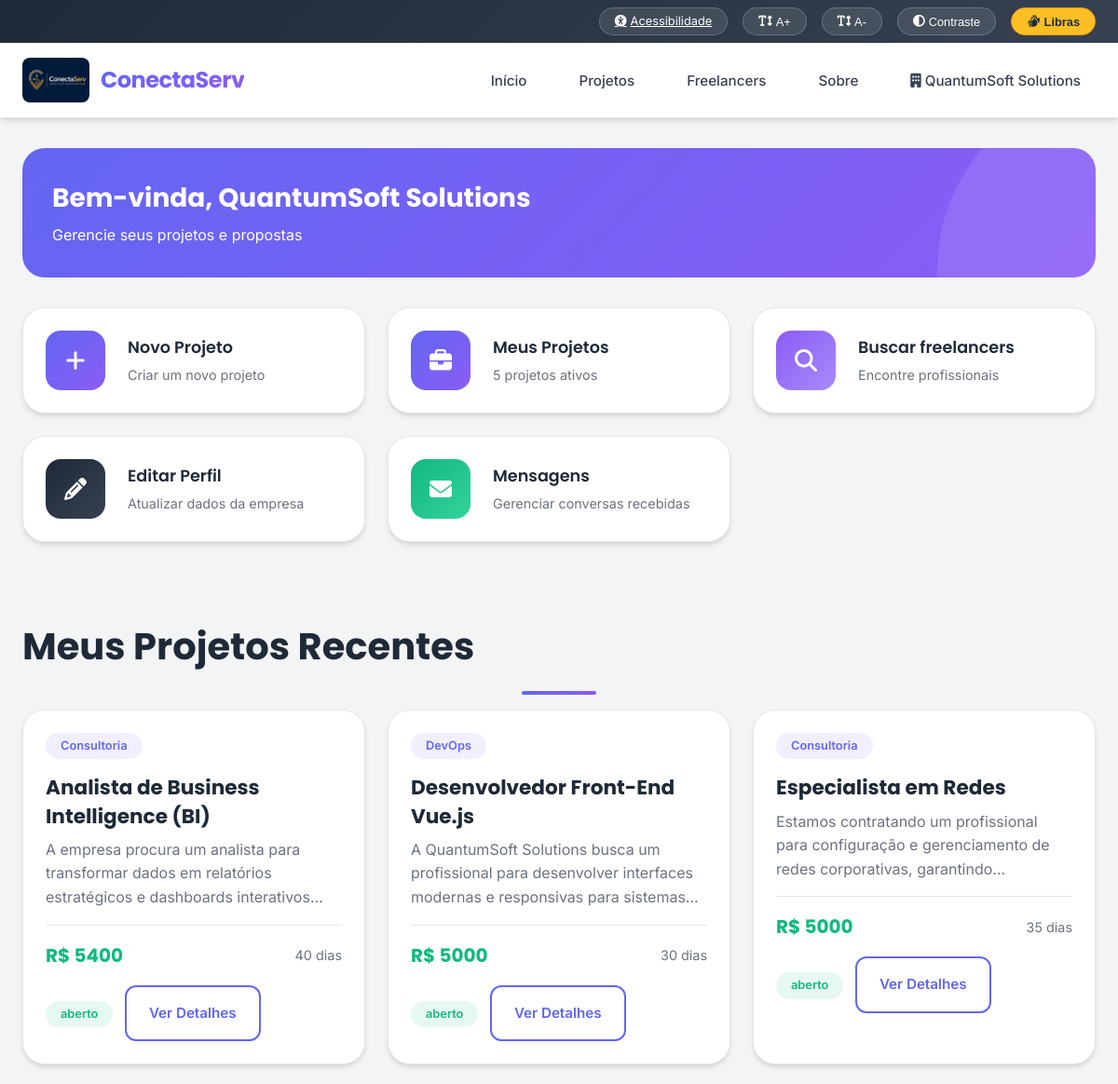
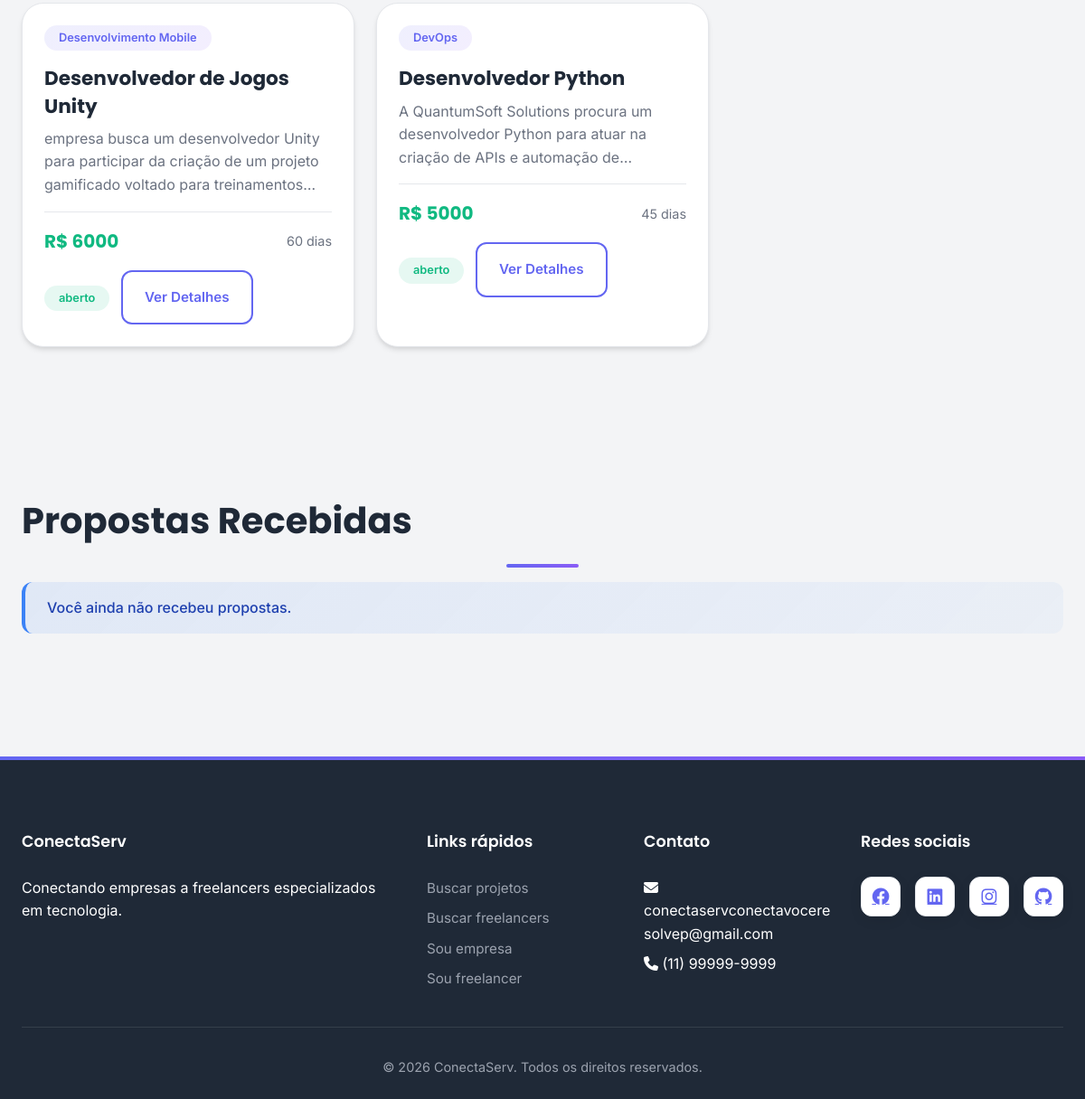
/dashboard-empresa (signed in), run on the app's committed database (2 pictures, top to bottom).
### tables this page shows
CREATE TABLE empresas (
            id INTEGER PRIMARY KEY AUTOINCREMENT,
            nome_empresa TEXT NOT NULL,
            cnpj TEXT UNIQUE,
            email TEXT UNIQUE NOT NULL,
            senha TEXT NOT NULL,
            telefone TEXT,
            descricao TEXT,
            setor TEXT,
            site TEXT,
            data_cadastro TIMESTAMP DEFAULT CURRENT_TIMESTAMP,
            status TEXT DEFAULT 'ativo'
        , nota_media DECIMAL(3,2) DEFAULT 0, user_id INTEGER);

CREATE TABLE projetos (
            id INTEGER PRIMARY KEY AUTOINCREMENT,
            empresa_id INTEGER NOT NULL,
            titulo TEXT NOT NULL,
            descricao TEXT NOT NULL,
            categoria TEXT NOT NULL,
            habilidades_requeridas TEXT,
            presupuesto DECIMAL(10,2),
            prazo DATE,
            nivel_experiencia TEXT,
            status TEXT DEFAULT 'aberto',
            data_criacao TIMESTAMP DEFAULT CURRENT_TIMESTAMP,
            FOREIGN KEY (empresa_id) REFERENCES empresas(id)
        );

### app.py (the view)
@app.route('/dashboard-empresa')
@empresa_required
def dashboard_empresa():
    conn = criar_conexao()
    cursor = conn.cursor()
    empresa_id = session['empresa_id']
    cursor.execute('SELECT * FROM empresas WHERE id = ?', (empresa_id,))
    empresa = format_empresa_data(cursor.fetchone())
    cursor.execute('SELECT *, presupuesto AS orcamento FROM projetos WHERE empresa_id = ? ORDER BY data_criacao DESC', (empresa_id,))
    meus_projetos = [format_projeto_data(p) for p in cursor.fetchall()]
    cursor.execute('''
        SELECT p.id, pr.titulo AS projeto_titulo, f.nome_completo AS freelancer_nome,
               p.valor_proposto AS valor, p.prazo_dias AS prazo, p.proposta, p.status, p.freelancer_id
        FROM propostas p
        JOIN projetos pr ON p.projeto_id = pr.id
        JOIN freelancers f ON p.freelancer_id = f.id
        WHERE pr.empresa_id = ?
        ORDER BY p.data_proposta DESC
    ''', (empresa_id,))
    propostas = [dict(proposta) for proposta in cursor.fetchall()]
    conn.close()
    return render_template('dashboard_empresa.html', empresa=empresa, projetos=meus_projetos, propostas=propostas)

### app.py (called while the page is built)
@app.context_processor
def inject_globals():
    return {
        'flash_messages': get_flashed_messages(with_categories=True),
        'alert_class': lambda category: ALERT_CLASS_MAP.get(category, category),
        'textos': obter_textos(),
        't': obter_textos(),
    }

def format_empresa_data(row):
    if row is None:
        return None
    data = dict(row)
    data['nome'] = data.get('nome_empresa')
    data['satisfacao'] = data.get('nota_media', 0)
    return data

def format_projeto_data(row):
    if row is None:
        return None
    data = dict(row)
    if 'presupuesto' in data:
        data['orcamento'] = data['presupuesto']
    return data

def empresa_required(f):
    @wraps(f)
    def decorated_function(*args, **kwargs):
        if 'user_id' not in session or session.get('role') != 'empresa' or not session.get('empresa_id'):
            flash(MSG.LOGIN_EMPRESA, 'erro')
            return redirect(url_for('login_empresa'))
        return f(*args, **kwargs)
    return decorated_function

### database/database.py (called while the page is built)
def configurar_sqlite(conn):
    conn.execute('PRAGMA journal_mode=WAL')
    conn.execute('PRAGMA busy_timeout=60000')
    conn.execute('PRAGMA synchronous=NORMAL')
    conn.execute('PRAGMA foreign_keys=ON')
    conn.execute('PRAGMA wal_checkpoint(PASSIVE)')

def criar_conexao():
    conn = sqlite3.connect(DB_PATH, timeout=60)
    conn.row_factory = sqlite3.Row
    configurar_sqlite(conn)
    return conn

### textos_pt.py (called while the page is built)
def obter_textos():
    return TEXTOS

### templates/dashboard_empresa.html (shortened to what this page needs)
{% extends "base.html" %}
{% block content %}
<div class="dashboard">
    <div class="container">
        <div class="dashboard-header">
            <h1 class="dashboard-welcome">Bem-vinda, {{ empresa.nome }}</h1>
            <p>{{ t.dashboard_empresa.subtitulo }}</p>
        </div>
        <div class="dashboard-menu">
            <a href="{{ url_for('criar_projeto') }}" class="dashboard-card">
                <div class="dashboard-icon projetos">
                    <i class="fas fa-plus"></i>
                </div>
                <div class="dashboard-info">
                    <h3>Novo Projeto</h3>
                    <p>Criar um novo projeto</p>
                </div>
            </a>
            <a href="{{ url_for('projetos') }}?status=meus" class="dashboard-card">
                <div class="dashboard-icon projetos">
                    <i class="fas fa-briefcase"></i>
                </div>
                <div class="dashboard-info">
                    <h3>Meus Projetos</h3>
                    <p>{{ projetos|length }} projetos ativos</p>
                </div>
            </a>
            <a href="{{ url_for('busca') }}?tipo=freelancer" class="dashboard-card">
                <div class="dashboard-icon perfil">
                    <i class="fas fa-search"></i>
                </div>
                <div class="dashboard-info">
                    <h3>{{ t.dashboard_empresa.buscar_freelancers }}</h3>
                    <p>Encontre profissionais</p>
                </div>
            </a>
            <a href="{{ url_for('editar_empresa', empresa_id=empresa.id) }}" class="dashboard-card">
                <div class="dashboard-icon config">
                    <i class="fas fa-pencil-alt"></i>
                </div>
                <div class="dashboard-info">
                    <h3>Editar Perfil</h3>
                    <p>Atualizar dados da empresa</p>
                </div>
            </a>
            <a href="{{ url_for('inbox') }}" class="dashboard-card">
                <div class="dashboard-icon mensagens">
                    <i class="fas fa-envelope"></i>
                </div>
                <div class="dashboard-info">
                    <h3>Mensagens</h3>
                    <p>Gerenciar conversas recebidas</p>
                </div>
            </a>
        </div>
        <div class="section">
            <h2 class="section-title">Meus Projetos Recentes</h2>
            {% if projetos %}
            <div class="projetos-grid">
                {% for projeto in projetos %}
                <div class="projeto-card">
                    <span class="projeto-categoria">{{ projeto.categoria }}</span>
                    <h3 class="projeto-titulo">{{ projeto.titulo }}</h3>
                    <p class="projeto-descricao">{{ projeto.descricao }}</p>
                    <div class="projeto-info">
                        <span class="projeto-budget">R$ {{ projeto.orcamento }}</span>
                        <span class="projeto-prazo">{{ projeto.prazo }} dias</span>
                    </div>
                    <div class="mt-2">
                        <span class="table-status status-{{ projeto.status }}">{{ projeto.status }}</span>
                        <a href="{{ url_for('detalhes_projeto', projeto_id=projeto.id) }}" class="btn btn-small btn-outline" style="margin-left: var(--espaco-pequeno);">Ver Detalhes</a>
                    </div>
                </div>
                {% endfor %}
            </div>
            {% else %}
            <div class="alert alert-info">
                <p>Você ainda não tem projetos publicados. <a href="{{ url_for('criar_projeto') }}">Crie seu primeiro projeto</a></p>
            </div>
            {% endif %}
        </div>
        <div class="section">
            <h2 class="section-title">Propostas Recebidas</h2>
            {% if propostas %}
            <div class="table-container">
                <table class="table">
                    <thead>
                        <tr>
                            <th>Projeto</th>
                            <th>Freelancer</th>
                            <th>Proposta</th>
                            <th>Valor</th>
                            <th>Prazo</th>
                            <th>Status</th>
                            <th>Ações</th>
                        </tr>
                    </thead>
                    <tbody>
                        {% for proposta in propostas %}
                        <tr>
                            <td>{{ proposta.projeto_titulo }}</td>
                            <td>{{ proposta.freelancer_nome }}</td>
                            <td style="max-width: 320px; white-space: normal;">{{ proposta.proposta }}</td>
                            <td>R$ {{ proposta.valor }}</td>
                            <td>{{ proposta.prazo }} dias</td>
                            <td><span class="table-status status-{{ proposta.status }}">{{ proposta.status }}</span></td>
                            <td>
                                <a href="{{ url_for('perfil_freelancer', freelancer_id=proposta.freelancer_id) }}" class="btn btn-small btn-outline">Ver Perfil</a>
                                {% if proposta.status == 'pendente' %}
                                <form method="POST" action="{{ url_for('aceitar_proposta', proposta_id=proposta.id) }}" style="display: inline-block; margin-left: var(--espaco-pequeno);">
                                    <button type="submit" class="btn btn-small btn-success">Aceitar</button>
                                </form>
                                {% elif proposta.status == 'aceita' %}
                                <a href="{{ url_for('servico_aceito', proposta_id=proposta.id) }}" class="btn btn-small btn-primary" style="margin-left: var(--espaco-pequeno);">Serviço Aceito</a>
                                {% endif %}
                            </td>
                        </tr>
                        {% endfor %}
                    </tbody>
                </table>
            </div>
            {% else %}
            <div class="alert alert-info">
                <p>Você ainda não recebeu propostas.</p>
            </div>
            {% endif %}
        </div>
    </div>
</div>
{% endblock %}

### templates/base.html (shortened to what this page needs)
<!DOCTYPE html>
<html lang="pt-BR">
<head>
    <link rel="stylesheet" href="{{ url_for('static', filename='css/style.css') }}">
    <link rel="stylesheet" href="https://cdnjs.cloudflare.com/ajax/libs/font-awesome/6.4.0/css/all.min.css">
</head>
<body>
    <div class="barra-acessibilidade">
        <div class="container">
            <div class="opcoes-acessibilidade">
                <a href="{{ url_for('acessibilidade') }}" class="btn-acessibilidade" title="{{ t.nav.config_acessibilidade }}">
                    <i class="fas fa-universal-access"></i> {{ t.nav.acessibilidade }}
                </a>
                <button type="button" onclick="aumentarFonte()" class="btn-acessibilidade btn-a-plus" title="{{ t.nav.aumentar_fonte }}">
                    <i class="fas fa-text-height"></i> A+
                </button>
                <button type="button" onclick="diminuirFonte()" class="btn-acessibilidade btn-a-minus" title="{{ t.nav.diminuir_fonte }}">
                    <i class="fas fa-text-height"></i> A-
                </button>
                <button type="button" onclick="alternarContraste()" class="btn-acessibilidade btn-contrast" title="{{ t.nav.alto_contraste }}">
                    <i class="fas fa-adjust"></i> Contraste
                </button>
                <button type="button" onclick="abrirVLibras()" class="btn-acessibilidade btn-libras" title="{{ t.nav.libras_titulo }}" aria-label="{{ t.nav.libras_titulo }}">
                    <i class="fas fa-sign-language" aria-hidden="true"></i> {{ t.nav.libras }}
                </button>
            </div>
        </div>
    </div>
    <nav class="navbar">
        <div class="container">
            <div class="logo">
                <a href="{{ url_for('index') }}" style="display: flex; align-items: center; gap: 12px;">
                    <img src="{{ url_for('static', filename='img/imagemconectaserv.webp') }}" alt="Logo ConectaServ" style="height: 48px; width: auto; border-radius: 8px; background: none;">
                    <span style="font-size: 1.5rem; font-weight: bold; color: var(--azul-escuro);">{{ t.site.nome }}</span>
                </a>
            </div>
            <ul class="nav-menu">
                <li><a href="{{ url_for('index') }}">{{ t.nav.inicio }}</a></li>
                <li><a href="{{ url_for('projetos') }}">{{ t.nav.projetos }}</a></li>
                <li><a href="{{ url_for('freelancers') }}">{{ t.nav.freelancers }}</a></li>
                <li><a href="{{ url_for('sobre') }}">{{ t.nav.sobre }}</a></li>
                {% if session.get('empresa_id') %}
                <li class="dropdown">
                    <a href="#" class="dropbtn">
                        <i class="fas fa-building"></i> {{ session.get('empresa_nome') }}
                    </a>
                </li>
                {% endif %}
            </ul>
        </div>
    </nav>
    <main>
        {% block content %}{% endblock %}
    </main>
    <footer class="footer">
        <div class="container">
            <div class="footer-content">
                <div class="footer-section">
                    <h3>{{ t.site.nome }}</h3>
                    <p>{{ t.site.rodape_descricao }}</p>
                </div>
                <div class="footer-section">
                    <h3>{{ t.footer.links_rapidos }}</h3>
                    <ul>
                        <li><a href="{{ url_for('projetos') }}">{{ t.footer.buscar_projetos }}</a></li>
                        <li><a href="{{ url_for('freelancers') }}">{{ t.footer.buscar_freelancers }}</a></li>
                        <li><a href="{{ url_for('cadastro_empresa') }}">{{ t.footer.sou_empresa }}</a></li>
                        <li><a href="{{ url_for('cadastro_freelancer') }}">{{ t.footer.sou_freelancer }}</a></li>
                    </ul>
                </div>
                <div class="footer-section">
                    <h3>{{ t.footer.contato }}</h3>
                    <ul>
                        <li><i class="fas fa-envelope"></i> <span style="word-break: break-word;">conectaservconectavoceresolvep@gmail.com</span></li>
                        <li><i class="fas fa-phone"></i> (11) 99999-9999</li>
                    </ul>
                </div>
                <div class="footer-section">
                    <h3>{{ t.footer.redes }}</h3>
                    <div class="social-links">
                        <a href="#"><i class="fab fa-facebook"></i></a>
                        <a href="#"><i class="fab fa-linkedin"></i></a>
                        <a href="#"><i class="fab fa-instagram"></i></a>
                        <a href="#"><i class="fab fa-github"></i></a>
                    </div>
                </div>
            </div>
            <div class="footer-bottom">
                <p>{{ t.site.direitos }}</p>
            </div>
        </div>
    </footer>
</body>
</html>

### data on the page
empresas: get "QuantumSoft Solutions", nome "QuantumSoft Solutions"
projetos: categoria "Consultoria", titulo "Analista de Business Intelligence (BI)", descricao "A empresa procura um analista para transformar dados em relatórios estratégicos e dashboards…", orcamento "5400", prazo "40", status "aberto"
projetos: categoria "DevOps", titulo "Desenvolvedor Front-End Vue.js", descricao "A QuantumSoft Solutions busca um profissional para desenvolver interfaces modernas e responsivas para…", orcamento "5000", prazo "30", status "aberto"
projetos: categoria "Consultoria", titulo "Especialista em Redes", descricao "Estamos contratando um profissional para configuração e gerenciamento de redes corporativas,…", orcamento "5000", prazo "35", status "aberto"
projetos: categoria "Desenvolvimento Mobile", titulo "Desenvolvedor de Jogos Unity", descricao "empresa busca um desenvolvedor Unity para participar da criação de um projeto gamificado voltado para…", orcamento "6000", prazo "60", status "aberto"
projetos: categoria "DevOps", titulo "Desenvolvedor Python", descricao "A QuantumSoft Solutions procura um desenvolvedor Python para atuar na criação de APIs e automação…", orcamento "5000", prazo "45", status "aberto"

### other printed values
{{ t.nav.acessibilidade }} "Acessibilidade"
{{ t.nav.libras }} "Libras"
{{ t.site.nome }} "ConectaServ"
{{ t.nav.inicio }} "Início"
{{ t.nav.projetos }} "Projetos"
{{ t.nav.freelancers }} "Freelancers"
{{ t.nav.sobre }} "Sobre"
{{ t.dashboard_empresa.subtitulo }} "Gerencie seus projetos e propostas"
{{ projetos|length }} "5"
{{ t.dashboard_empresa.buscar_freelancers }} "Buscar freelancers"
{{ t.site.rodape_descricao }} "Conectando empresas a freelancers especializados em tecnologia."
{{ t.footer.links_rapidos }} "Links rápidos"
{{ t.footer.buscar_projetos }} "Buscar projetos"
{{ t.footer.buscar_freelancers }} "Buscar freelancers"
{{ t.footer.sou_empresa }} "Sou empresa"
